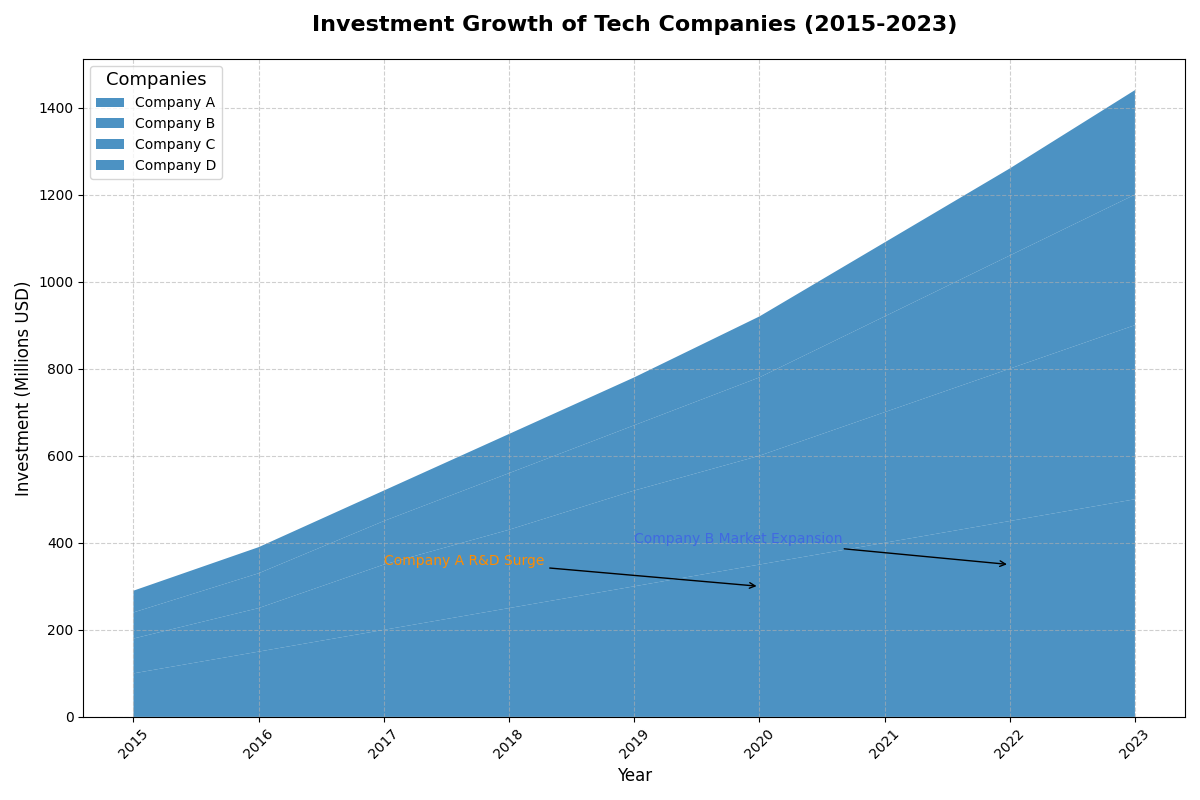

This figure's Python source:
import matplotlib.pyplot as plt
import numpy as np

# Define the years and investment data for each company
years = np.arange(2015, 2024)
company_a = np.array([100, 150, 200, 250, 300, 350, 400, 450, 500])
company_b = np.array([80, 100, 150, 180, 220, 250, 300, 350, 400])
company_c = np.array([60, 80, 100, 130, 150, 180, 220, 260, 300])
company_d = np.array([50, 60, 70, 90, 110, 140, 170, 200, 240])

companies = ["Company A", "Company B", "Company C", "Company D"]

# Plot setup
fig, ax = plt.subplots(figsize=(12, 8))

# Plot the area chart using stackplot with a single color
ax.stackplot(years, company_a, company_b, company_c, company_d, labels=companies, colors=['#1f77b4'], alpha=0.8)

# Titles and labels
ax.set_title('Investment Growth of Tech Companies (2015-2023)', fontsize=16, fontweight='bold', pad=20)
ax.set_xlabel('Year', fontsize=12)
ax.set_ylabel('Investment (Millions USD)', fontsize=12)

# Set x-ticks for each year
ax.set_xticks(years)
ax.tick_params(axis='x', rotation=45)

# Add legend
ax.legend(loc='upper left', title='Companies', fontsize=10, title_fontsize='13')

# Annotations for data insight
ax.annotate('Company A R&D Surge', xy=(2020, 300), xytext=(2017, 350),
            arrowprops=dict(facecolor='black', arrowstyle='->'),
            fontsize=10, color='darkorange')

ax.annotate('Company B Market Expansion', xy=(2022, 350), xytext=(2019, 400),
            arrowprops=dict(facecolor='black', arrowstyle='->'),
            fontsize=10, color='royalblue')

# Adding grid and enhancing readability
ax.grid(True, linestyle='--', alpha=0.6)

# Tight layout adjustment
plt.tight_layout()

# Display the plot
plt.show()
